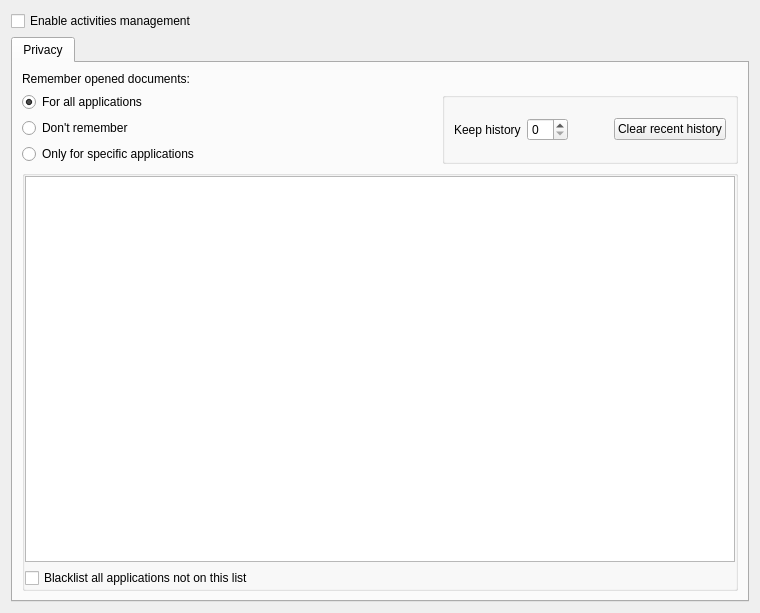
<?xml version="1.0" encoding="UTF-8"?>
<ui version="4.0">
 <class>MainConfigurationWidgetBase</class>
 <widget class="QWidget" name="MainConfigurationWidgetBase">
  <property name="geometry">
   <rect>
    <x>0</x>
    <y>0</y>
    <width>760</width>
    <height>613</height>
   </rect>
  </property>
  <property name="windowTitle">
   <string>Form</string>
  </property>
  <layout class="QVBoxLayout" name="verticalLayout">
   <item>
    <widget class="QCheckBox" name="checkEnableActivities">
     <property name="text">
      <string>Enable activities management</string>
     </property>
    </widget>
   </item>
   <item>
    <widget class="QTabWidget" name="tabWidget">
     <property name="currentIndex">
      <number>0</number>
     </property>
     <widget class="QWidget" name="tab">
      <attribute name="title">
       <string>Privacy</string>
      </attribute>
      <layout class="QVBoxLayout" name="verticalLayout_2">
       <item>
        <widget class="QLabel" name="labelRememberDocuments">
         <property name="text">
          <string>Remember opened documents:</string>
         </property>
        </widget>
       </item>
       <item>
        <layout class="QHBoxLayout" name="horizontalLayout">
         <item>
          <layout class="QVBoxLayout" name="verticalLayout_3">
           <item>
            <widget class="QRadioButton" name="radioRememberAllApplications">
             <property name="text">
              <string>For all applications</string>
             </property>
             <property name="checked">
              <bool>true</bool>
             </property>
            </widget>
           </item>
           <item>
            <widget class="QRadioButton" name="radioDontRememberApplications">
             <property name="text">
              <string>Don't remember</string>
             </property>
            </widget>
           </item>
           <item>
            <widget class="QRadioButton" name="radioRememberSpecificApplications">
             <property name="text">
              <string>Only for specific applications</string>
             </property>
            </widget>
           </item>
          </layout>
         </item>
         <item>
          <spacer name="horizontalSpacer_2">
           <property name="orientation">
            <enum>Qt::Horizontal</enum>
           </property>
           <property name="sizeHint" stdset="0">
            <size>
             <width>40</width>
             <height>20</height>
            </size>
           </property>
          </spacer>
         </item>
         <item>
          <widget class="QGroupBox" name="groupHistory">
           <property name="flat">
            <bool>true</bool>
           </property>
           <layout class="QHBoxLayout" name="horizontalLayout_7">
            <item>
             <widget class="QLabel" name="labelKeepHistory">
              <property name="text">
               <string>Keep history</string>
              </property>
             </widget>
            </item>
            <item>
             <widget class="KIntSpinBox" name="spinKeepHistory"/>
            </item>
            <item>
             <spacer name="horizontalSpacer">
              <property name="orientation">
               <enum>Qt::Horizontal</enum>
              </property>
              <property name="sizeHint" stdset="0">
               <size>
                <width>40</width>
                <height>20</height>
               </size>
              </property>
             </spacer>
            </item>
            <item>
             <widget class="QPushButton" name="buttonClearRecentHistory">
              <property name="text">
               <string>Clear recent history</string>
              </property>
             </widget>
            </item>
           </layout>
          </widget>
         </item>
        </layout>
       </item>
       <item>
        <widget class="QGroupBox" name="groupApplications">
         <property name="sizePolicy">
          <sizepolicy hsizetype="Preferred" vsizetype="Expanding">
           <horstretch>0</horstretch>
           <verstretch>1</verstretch>
          </sizepolicy>
         </property>
         <property name="title">
          <string/>
         </property>
         <property name="flat">
          <bool>true</bool>
         </property>
         <layout class="QVBoxLayout" name="verticalLayout_5">
          <property name="margin">
           <number>0</number>
          </property>
          <item>
           <widget class="QGraphicsView" name="viewBlacklistedApplications">
            <property name="horizontalScrollBarPolicy">
             <enum>Qt::ScrollBarAlwaysOff</enum>
            </property>
           </widget>
          </item>
          <item>
           <widget class="QCheckBox" name="checkBlacklistAllNotOnList">
            <property name="text">
             <string>Blacklist all applications not on this list</string>
            </property>
           </widget>
          </item>
         </layout>
        </widget>
       </item>
       <item>
        <spacer name="verticalSpacer_2">
         <property name="orientation">
          <enum>Qt::Vertical</enum>
         </property>
         <property name="sizeHint" stdset="0">
          <size>
           <width>20</width>
           <height>0</height>
          </size>
         </property>
        </spacer>
       </item>
      </layout>
     </widget>
    </widget>
   </item>
  </layout>
 </widget>
 <customwidgets>
  <customwidget>
   <class>KIntSpinBox</class>
   <extends>QSpinBox</extends>
   <header>knuminput.h</header>
  </customwidget>
 </customwidgets>
 <resources/>
 <connections>
  <connection>
   <sender>checkEnableActivities</sender>
   <signal>toggled(bool)</signal>
   <receiver>tabWidget</receiver>
   <slot>setEnabled(bool)</slot>
   <hints>
    <hint type="sourcelabel">
     <x>44</x>
     <y>8</y>
    </hint>
    <hint type="destinationlabel">
     <x>193</x>
     <y>45</y>
    </hint>
   </hints>
  </connection>
  <connection>
   <sender>radioDontRememberApplications</sender>
   <signal>toggled(bool)</signal>
   <receiver>groupHistory</receiver>
   <slot>setHidden(bool)</slot>
   <hints>
    <hint type="sourcelabel">
     <x>223</x>
     <y>130</y>
    </hint>
    <hint type="destinationlabel">
     <x>395</x>
     <y>145</y>
    </hint>
   </hints>
  </connection>
 </connections>
 <slots>
  <signal>changed()</signal>
 </slots>
</ui>
